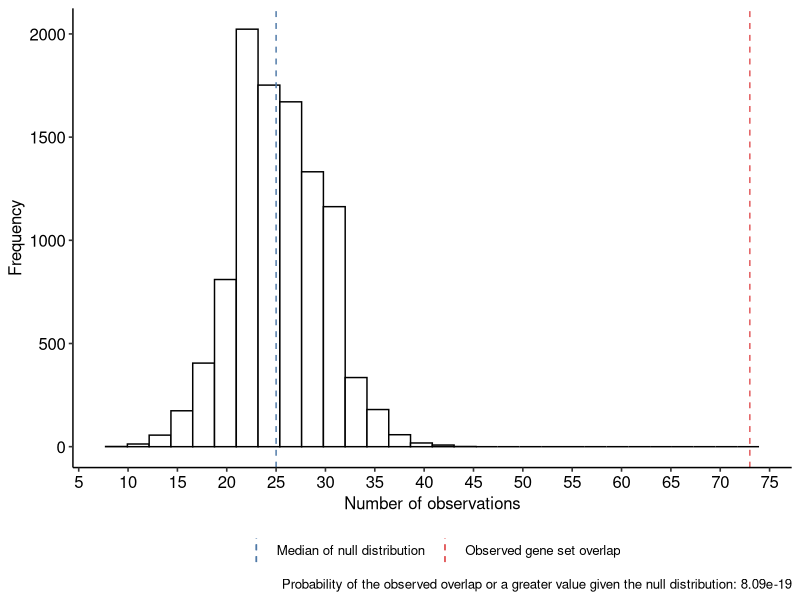
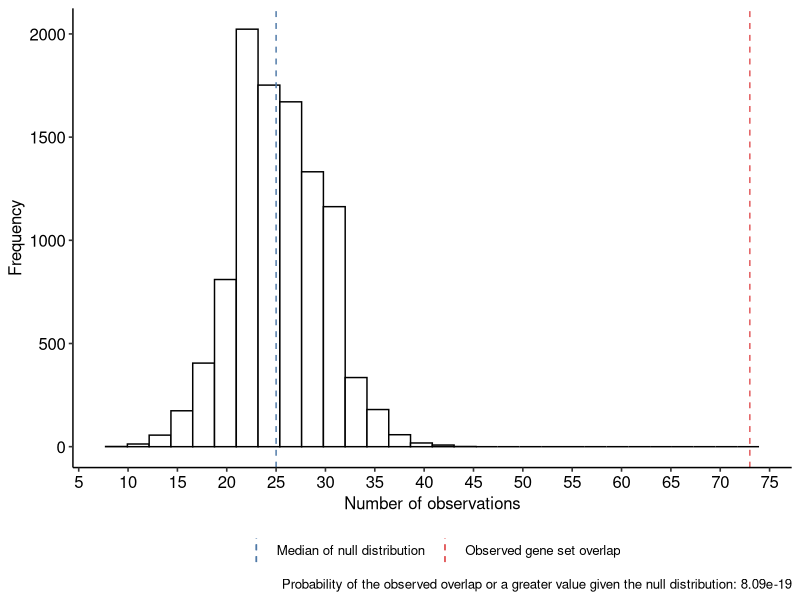

Source code (R) for these figures, in order:
## ---- chunk 1
# alorenzetti 20230410

# description ####
# this script will evaluate
# the probability of obtaining
# a value as extreme of more extreme
# than the overlap of two sets of genes

# loading libs ####
library(tidyverse)
library(ggpubr)

# getting started ####
# the first set is the number
# of genes bound to RhlB in vivo
# without rRNAs: CCNA_R0066, CCNA_R0069, CCNA_R0087, CCNA_R0084
setA = 216

# the second set is the number
# of differentially expressed genes at 10C
# without rRNAs: CCNA_R0066, CCNA_R0069, CCNA_R0087, CCNA_R0084
setB = 478

# the genes showing up in the two sets
# is the overlap
overlap = 73

# the total number of genes in C. crescentus 
# according to the NA1000 genome build at the NCBI
# without rRNAs: CCNA_R0066, CCNA_R0069, CCNA_R0087, CCNA_R0084
total = 4081
## ---- chunk 2
# those numbers are sufficient to define the
# parameters of the hypergeometric distribution
# to generate a null distribution and then compare
# the observed overlap to see if the overlap
# is more extreme than the null distribution for
# the same parameters.
# plotting the histogram for the null distribution
# with 10000 observations
set.seed(665)
null = rhyper(nn = 10000, m = setA, n = total-setA, k = setB)
head(null, 200)
## ---- chunk 3
# the overlap is almost 3x bigger than
# the median of the null distribution (obtained at random)
# print("Median of the null distribution:")
median(null)

# print("Mean of the null distribution:")
mean(null)

# print("Representation factor:")
overlap/median(null)
## ---- chunk 4
# the probability (p-value) of obtaining a value
# as extreme or more extreme than the overlap (73)
# given a null distribution (obtained at random)
# with the same parameters is
p = phyper(q = overlap-1, m = setA, n = total-setA, k = setB, lower.tail = F)

# print("Probability of of obtaining a value as extreme or more extreme than the overlap given a null distribution (obtained at random) with the same parameters:")
p
## ---- chunk 5
# the observed overlap was 73
# whereas the median of our null distribution obtained
# at random was around 26
plot = tibble(null = null) %>% 
  ggplot(aes(x = null)) +
  geom_histogram(fill = "white", color = "black", bins = 30) + # Adjust the number of bins to a suitable value, e.g., 30
  geom_vline(aes(xintercept = median(null), color = "Median of null distribution"),
             linetype="dashed", show.legend = TRUE) +
  geom_vline(aes(xintercept = overlap, color = "Observed gene set overlap"),
             linetype="dashed", show.legend = TRUE) +
  theme_pubr() +
  xlab("Number of observations") +
  ylab("Frequency") +
  labs(caption = paste0("Probability of the observed overlap or a greater value given the null distribution: ", format(p, digits = 3, scientific = T))) +
  scale_color_manual(values = c("#4E79A7", "#E15759")) +
  scale_x_continuous(breaks = seq(0, 80, by = 5)) +
  theme(legend.position = "bottom", legend.title = element_blank())

plot
## ---- chunk 6
# saving plot
ggsave(filename = "plots/overlap_significance.png",
       plot = plot,
       unit = "in",
       height = 4, width = 6,
       dpi = 600)
